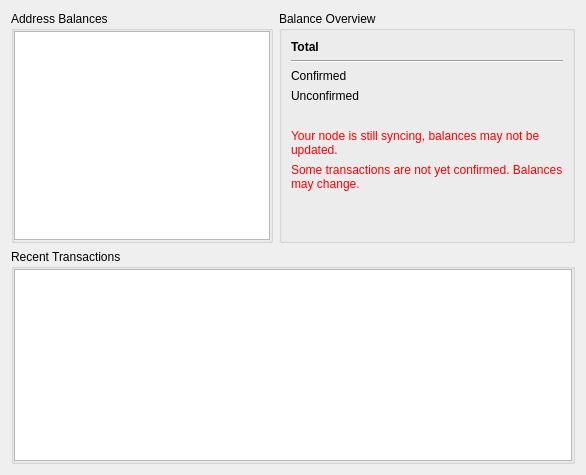
      <widget class="QWidget" name="tab">
       <attribute name="title">
        <string>Overview</string>
       </attribute>
       <layout class="QGridLayout" name="gridLayout_2">
        <item row="0" column="0">
         <layout class="QHBoxLayout" name="horizontalLayout_5">
          <item>
           <widget class="QGroupBox" name="groupBox_2">
            <property name="sizePolicy">
             <sizepolicy hsizetype="Expanding" vsizetype="Preferred">
              <horstretch>0</horstretch>
              <verstretch>0</verstretch>
             </sizepolicy>
            </property>
            <property name="title">
             <string>Address Balances</string>
            </property>
            <layout class="QHBoxLayout" name="horizontalLayout_4">
             <property name="spacing">
              <number>6</number>
             </property>
             <property name="leftMargin">
              <number>0</number>
             </property>
             <property name="topMargin">
              <number>0</number>
             </property>
             <property name="rightMargin">
              <number>0</number>
             </property>
             <property name="bottomMargin">
              <number>0</number>
             </property>
             <item>
              <widget class="QTableView" name="balancesTable">
               <property name="selectionMode">
                <enum>QAbstractItemView::SingleSelection</enum>
               </property>
               <property name="selectionBehavior">
                <enum>QAbstractItemView::SelectRows</enum>
               </property>
               <property name="cornerButtonEnabled">
                <bool>false</bool>
               </property>
               <attribute name="horizontalHeaderShowSortIndicator" stdset="0">
                <bool>false</bool>
               </attribute>
               <attribute name="horizontalHeaderStretchLastSection">
                <bool>true</bool>
               </attribute>
               <attribute name="verticalHeaderVisible">
                <bool>false</bool>
               </attribute>
              </widget>
             </item>
            </layout>
           </widget>
          </item>
         </layout>
        </item>
        <item row="1" column="0" colspan="2">
         <layout class="QHBoxLayout" name="horizontalLayout_15">
          <item>
           <widget class="QGroupBox" name="groupBox_7">
            <property name="sizePolicy">
             <sizepolicy hsizetype="Preferred" vsizetype="Preferred">
              <horstretch>0</horstretch>
              <verstretch>0</verstretch>
             </sizepolicy>
            </property>
            <property name="title">
             <string>Recent Transactions</string>
            </property>
            <layout class="QHBoxLayout" name="horizontalLayout_18">
             <property name="leftMargin">
              <number>0</number>
             </property>
             <property name="topMargin">
              <number>0</number>
             </property>
             <property name="rightMargin">
              <number>0</number>
             </property>
             <property name="bottomMargin">
              <number>0</number>
             </property>
             <item>
              <widget class="QTableView" name="transactionsTable">
               <property name="selectionMode">
                <enum>QAbstractItemView::SingleSelection</enum>
               </property>
               <property name="selectionBehavior">
                <enum>QAbstractItemView::SelectRows</enum>
               </property>
               <attribute name="horizontalHeaderStretchLastSection">
                <bool>true</bool>
               </attribute>
               <attribute name="verticalHeaderVisible">
                <bool>false</bool>
               </attribute>
              </widget>
             </item>
            </layout>
           </widget>
          </item>
         </layout>
        </item>
        <item row="0" column="1">
         <widget class="QGroupBox" name="groupBox">
          <property name="enabled">
           <bool>true</bool>
          </property>
          <property name="minimumSize">
           <size>
            <width>250</width>
            <height>0</height>
           </size>
          </property>
          <property name="title">
           <string>Balance Overview</string>
          </property>
          <property name="flat">
           <bool>false</bool>
          </property>
          <layout class="QGridLayout" name="gridLayout">
           <item row="0" column="0">
            <layout class="QVBoxLayout" name="verticalLayout_11">
             <item>
              <layout class="QHBoxLayout" name="horizontalLayout_3">
               <item>
                <widget class="QLabel" name="label_3">
                 <property name="sizePolicy">
                  <sizepolicy hsizetype="Minimum" vsizetype="Preferred">
                   <horstretch>0</horstretch>
                   <verstretch>0</verstretch>
                  </sizepolicy>
                 </property>
                 <property name="font">
                  <font>
                   <weight>75</weight>
                   <bold>true</bold>
                  </font>
                 </property>
                 <property name="text">
                  <string>Total</string>
                 </property>
                </widget>
               </item>
               <item>
                <widget class="QLabel" name="balTotal">
                 <property name="font">
                  <font>
                   <weight>75</weight>
                   <bold>true</bold>
                  </font>
                 </property>
                 <property name="text">
                  <string/>
                 </property>
                 <property name="alignment">
                  <set>Qt::AlignRight|Qt::AlignTrailing|Qt::AlignVCenter</set>
                 </property>
                </widget>
               </item>
              </layout>
             </item>
             <item>
              <widget class="Line" name="line">
               <property name="orientation">
                <enum>Qt::Horizontal</enum>
               </property>
              </widget>
             </item>
             <item>
              <layout class="QHBoxLayout" name="horizontalLayout_2">
               <item>
                <widget class="QLabel" name="label_2">
                 <property name="sizePolicy">
                  <sizepolicy hsizetype="Minimum" vsizetype="Preferred">
                   <horstretch>0</horstretch>
                   <verstretch>0</verstretch>
                  </sizepolicy>
                 </property>
                 <property name="text">
                  <string>Confirmed</string>
                 </property>
                </widget>
               </item>
               <item>
                <widget class="QLabel" name="balConfirmed">
                 <property name="text">
                  <string/>
                 </property>
                 <property name="alignment">
                  <set>Qt::AlignRight|Qt::AlignTrailing|Qt::AlignVCenter</set>
                 </property>
                </widget>
               </item>
              </layout>
             </item>
             <item>
              <layout class="QHBoxLayout" name="horizontalLayout">
               <item>
                <widget class="QLabel" name="label">
                 <property name="sizePolicy">
                  <sizepolicy hsizetype="Minimum" vsizetype="Preferred">
                   <horstretch>0</horstretch>
                   <verstretch>0</verstretch>
                  </sizepolicy>
                 </property>
                 <property name="text">
                  <string>Unconfirmed</string>
                 </property>
                </widget>
               </item>
               <item>
                <widget class="QLabel" name="balUnconfirmed">
                 <property name="text">
                  <string/>
                 </property>
                 <property name="alignment">
                  <set>Qt::AlignRight|Qt::AlignTrailing|Qt::AlignVCenter</set>
                 </property>
                </widget>
               </item>
              </layout>
             </item>
             <item>
              <layout class="QHBoxLayout" name="horizontalLayout_99">
               <item>
                <widget class="QLabel" name="label_99">
                 <property name="sizePolicy">
                  <sizepolicy hsizetype="Minimum" vsizetype="Preferred">
                   <horstretch>0</horstretch>
                   <verstretch>0</verstretch>
                  </sizepolicy>
                 </property>
                 <property name="font">
                  <font>
                   <weight>75</weight>
                   <bold>true</bold>
                  </font>
                 </property>
                 <property name="text">
                  <string/>
                 </property>
                </widget>
               </item>
               <item>
                <widget class="QLabel" name="balUSDTotal">
                 <property name="font">
                  <font>
                   <weight>75</weight>
                   <bold>true</bold>
                  </font>
                 </property>
                 <property name="text">
                  <string/>
                 </property>
                 <property name="alignment">
                  <set>Qt::AlignRight|Qt::AlignTrailing|Qt::AlignVCenter</set>
                 </property>
                </widget>
               </item>
              </layout>
             </item>
             <item>
              <widget class="QLabel" name="lblSyncWarning">
               <property name="styleSheet">
                <string notr="true">color:red;</string>
               </property>
               <property name="text">
                <string>Your node is still syncing, balances may not be updated.</string>
               </property>
               <property name="wordWrap">
                <bool>true</bool>
               </property>
              </widget>
             </item>
             <item>
              <widget class="QLabel" name="unconfirmedWarning">
               <property name="sizePolicy">
                <sizepolicy hsizetype="Minimum" vsizetype="Preferred">
                 <horstretch>0</horstretch>
                 <verstretch>0</verstretch>
                </sizepolicy>
               </property>
               <property name="styleSheet">
                <string notr="true">color: red;</string>
               </property>
               <property name="text">
                <string>Some transactions are not yet confirmed. Balances may change.</string>
               </property>
               <property name="wordWrap">
                <bool>true</bool>
               </property>
              </widget>
             </item>
             <item>
              <spacer name="verticalSpacer">
               <property name="orientation">
                <enum>Qt::Vertical</enum>
               </property>
               <property name="sizeHint" stdset="0">
                <size>
                 <width>20</width>
                 <height>40</height>
                </size>
               </property>
              </spacer>
             </item>
            </layout>
           </item>
          </layout>
         </widget>
        </item>
       </layout>
      </widget>
